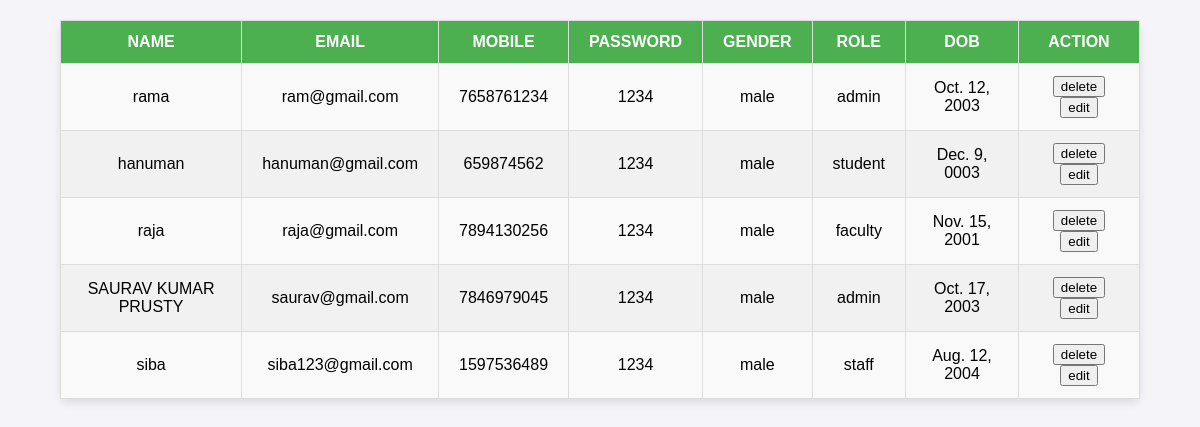
The app's page /viewdata with its own data.
### Register/models.py (models this page shows, shortened)
class register_master(models.Model):
    name =models.CharField(max_length=50)
    email=models.CharField(max_length=100,primary_key=True)
    mobile=models.CharField(max_length=12)
    password=models.CharField(max_length=20)
    gender=models.CharField(max_length=20)
    dob=models.DateField()
    role=models.CharField(max_length=30)
    status=models.IntegerField(default=0)

### login/views.py (the view, shortened to what this page needs)
# urls.py: path('viewdata',lviews.viewdata,name="viewdata"),
def viewdata(request):
    ob=register_master.objects.all()
    return render(request,'viewdata.html',{'data':ob})

### login/templates/viewdata.html (shortened to what this page needs)
<!DOCTYPE html>
<html lang="en">
<head>
</head>
<body>
<table>
    <thead>
        <tr>
            <th>Name</th>
            <th>Email</th>
            <th>Mobile</th>
            <th>password</th>
            <th>Gender</th>
            <th>Role</th>
            <th>Dob</th>
            <th>Action</th>
        </tr>
    </thead>
    <tbody>
        {% for obj in data %}
        <tr>
            <td>{{ obj.name }}</td>
            <td>{{ obj.email }}</td>
            <td>{{ obj.mobile }}</td>
            <td>{{ obj.password }}</td>
            <td>{{ obj.gender }}</td>
            <td>{{ obj.role }}</td>
            <td>{{ obj.dob }}</td>
            <form method="post">
            <td>
                <input type="submit" value="delete" name="btn">
                <input type="submit" value="edit" name="btn">
            </td>
        </form>
        </tr>
        {% endfor %}
    </tbody>
</table>
</body>
</html>

### login/templates/viewdata.html (style rules this page uses)
body { font-family: Arial, sans-serif; background-color: #f4f4f9; display: flex; justify-content: center; align-items: center; height: 90%; margin: 0; }
table { width: 90%; border-collapse: collapse; background-color: #ffffff; box-shadow: 0 4px 8px rgba(0, 0, 0, 0.1); border-radius: 8px; }
th, td { padding: 12px 20px; text-align: center; border: 1px solid #ddd; }
th { background-color: #4CAF50; color: white; font-weight: bold; }
td { background-color: #f9f9f9; }
tr:nth-child(even) td { background-color: #f1f1f1; }
th { text-transform: uppercase; }
table { margin-top: 20px; margin-bottom: 20px; }

### records on screen
register_master: name "rama", email "ram@gmail.com", mobile "7658761234", password "1234", gender "male", role "admin", dob "Oct. 12, 2003"
register_master: name "hanuman", email "hanuman@gmail.com", mobile "659874562", password "1234", gender "male", role "student", dob "Dec. 9, 0003"
register_master: name "raja", email "raja@gmail.com", mobile "7894130256", password "1234", gender "male", role "faculty", dob "Nov. 15, 2001"
register_master: name "SAURAV KUMAR PRUSTY", email "saurav@gmail.com", mobile "7846979045", password "1234", gender "male", role "admin", dob "Oct. 17, 2003"
register_master: name "siba", email "siba123@gmail.com", mobile "1597536489", password "1234", gender "male", role "staff", dob "Aug. 12, 2004"
